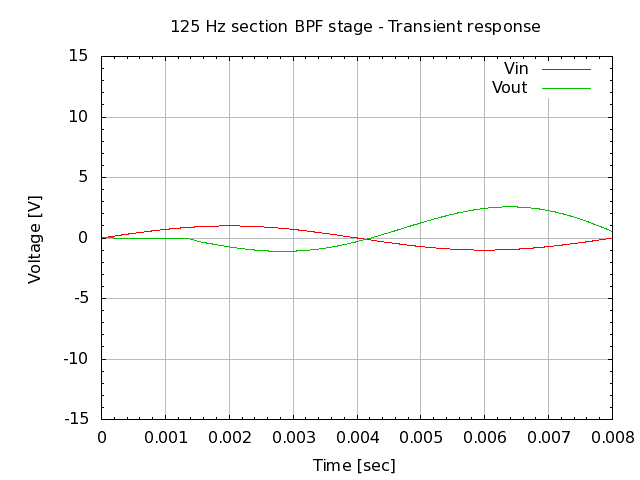

Reproduce this figure in gnuplot.
# set terminal
set term png

# set graph
set output "26.007.00.02.02-2.png"
set title "125 Hz section BPF stage - Transient response"

# setup Y-axis
set yrange [-15:15]
set grid ytics lt 1 lw 1 lc rgb "#bbbbbb"
set mytics
set ylabel "Voltage [V]"

# setup X-axis
set grid xtics lt 1 lw 1 lc rgb "#bbbbbb"
set mxtics
set xrange [0:0.008]
set xlabel "Time [sec]"

# setup plot style
set style data lines
plot '26.007.00.02.02.dat' using 1:2 title "Vin", \
     '26.007.00.02.02.dat' using 1:3 title "Vout"

# set output back to default
set output

# reset terminal type
set terminal pop
